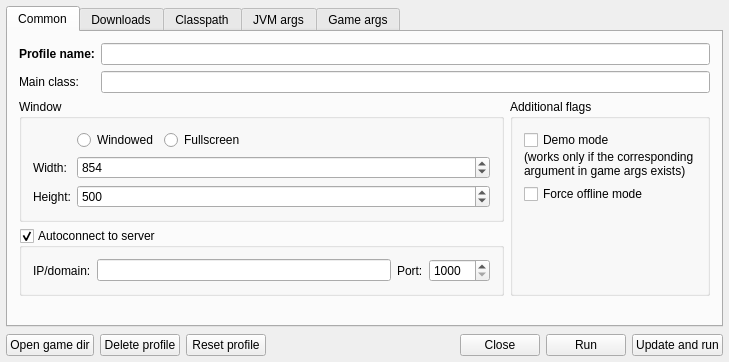
<?xml version="1.0" encoding="UTF-8"?>
<ui version="4.0">
 <class>ProfileForm</class>
 <widget class="Form" name="ProfileForm">
  <property name="geometry">
   <rect>
    <x>0</x>
    <y>0</y>
    <width>729</width>
    <height>362</height>
   </rect>
  </property>
  <property name="windowTitle">
   <string>Profile</string>
  </property>
  <layout class="QVBoxLayout" name="verticalLayout">
   <property name="leftMargin">
    <number>6</number>
   </property>
   <property name="topMargin">
    <number>6</number>
   </property>
   <property name="rightMargin">
    <number>6</number>
   </property>
   <property name="bottomMargin">
    <number>6</number>
   </property>
   <item>
    <widget class="QTabWidget" name="tabWidget">
     <property name="currentIndex">
      <number>0</number>
     </property>
     <widget class="QWidget" name="tab">
      <attribute name="title">
       <string>Common</string>
      </attribute>
      <layout class="QGridLayout" name="gridLayout">
       <item row="3" column="0">
        <spacer name="verticalSpacer_4">
         <property name="orientation">
          <enum>Qt::Vertical</enum>
         </property>
         <property name="sizeHint" stdset="0">
          <size>
           <width>20</width>
           <height>40</height>
          </size>
         </property>
        </spacer>
       </item>
       <item row="1" column="0">
        <widget class="QGroupBox" name="groupBox">
         <property name="title">
          <string>Window</string>
         </property>
         <layout class="QFormLayout" name="formLayout">
          <item row="1" column="1">
           <layout class="QHBoxLayout" name="horizontalLayout_8">
            <item>
             <widget class="QRadioButton" name="rWindowed">
              <property name="text">
               <string>Windowed</string>
              </property>
             </widget>
            </item>
            <item>
             <widget class="QRadioButton" name="rFullscreen">
              <property name="text">
               <string>Fullscreen</string>
              </property>
             </widget>
            </item>
            <item>
             <spacer name="horizontalSpacer">
              <property name="orientation">
               <enum>Qt::Horizontal</enum>
              </property>
              <property name="sizeHint" stdset="0">
               <size>
                <width>40</width>
                <height>20</height>
               </size>
              </property>
             </spacer>
            </item>
           </layout>
          </item>
          <item row="3" column="0">
           <widget class="QLabel" name="label">
            <property name="text">
             <string>Width:</string>
            </property>
           </widget>
          </item>
          <item row="3" column="1">
           <widget class="QSpinBox" name="width">
            <property name="minimum">
             <number>100</number>
            </property>
            <property name="maximum">
             <number>16384</number>
            </property>
            <property name="value">
             <number>854</number>
            </property>
           </widget>
          </item>
          <item row="9" column="0">
           <widget class="QLabel" name="label_2">
            <property name="text">
             <string>Height:</string>
            </property>
           </widget>
          </item>
          <item row="9" column="1">
           <widget class="QSpinBox" name="height">
            <property name="minimum">
             <number>100</number>
            </property>
            <property name="maximum">
             <number>16384</number>
            </property>
            <property name="value">
             <number>500</number>
            </property>
           </widget>
          </item>
         </layout>
        </widget>
       </item>
       <item row="2" column="0">
        <widget class="QGroupBox" name="autoconnect">
         <property name="title">
          <string>Autoconnect to server</string>
         </property>
         <property name="checkable">
          <bool>true</bool>
         </property>
         <layout class="QHBoxLayout" name="horizontalLayout_7">
          <item>
           <widget class="QLabel" name="label_5">
            <property name="text">
             <string>IP/domain:</string>
            </property>
           </widget>
          </item>
          <item>
           <widget class="QLineEdit" name="lineEdit"/>
          </item>
          <item>
           <widget class="QLabel" name="label_6">
            <property name="text">
             <string>Port:</string>
            </property>
           </widget>
          </item>
          <item>
           <widget class="QSpinBox" name="spinBox">
            <property name="minimum">
             <number>1000</number>
            </property>
            <property name="maximum">
             <number>65535</number>
            </property>
           </widget>
          </item>
         </layout>
        </widget>
       </item>
       <item row="1" column="1" rowspan="2">
        <widget class="QGroupBox" name="groupBox_2">
         <property name="maximumSize">
          <size>
           <width>200</width>
           <height>16777215</height>
          </size>
         </property>
         <property name="title">
          <string>Additional flags</string>
         </property>
         <layout class="QVBoxLayout" name="verticalLayout_5">
          <property name="spacing">
           <number>0</number>
          </property>
          <item>
           <widget class="QCheckBox" name="flag_demo">
            <property name="text">
             <string>Demo mode</string>
            </property>
            <property name="tristate">
             <bool>false</bool>
            </property>
           </widget>
          </item>
          <item>
           <widget class="QLabel" name="label_4">
            <property name="text">
             <string>(works only if the corresponding argument in game args exists)</string>
            </property>
            <property name="wordWrap">
             <bool>true</bool>
            </property>
           </widget>
          </item>
          <item>
           <spacer name="verticalSpacer_12">
            <property name="orientation">
             <enum>Qt::Vertical</enum>
            </property>
            <property name="sizeType">
             <enum>QSizePolicy::Fixed</enum>
            </property>
            <property name="sizeHint" stdset="0">
             <size>
              <width>20</width>
              <height>6</height>
             </size>
            </property>
           </spacer>
          </item>
          <item>
           <widget class="QCheckBox" name="checkBox">
            <property name="text">
             <string>Force offline mode</string>
            </property>
           </widget>
          </item>
          <item>
           <spacer name="verticalSpacer_11">
            <property name="orientation">
             <enum>Qt::Vertical</enum>
            </property>
            <property name="sizeHint" stdset="0">
             <size>
              <width>20</width>
              <height>40</height>
             </size>
            </property>
           </spacer>
          </item>
         </layout>
        </widget>
       </item>
       <item row="0" column="0" colspan="2">
        <layout class="QFormLayout" name="formLayout_3">
         <property name="topMargin">
          <number>0</number>
         </property>
         <item row="0" column="0">
          <widget class="QLabel" name="label_3">
           <property name="font">
            <font>
             <weight>75</weight>
             <bold>true</bold>
            </font>
           </property>
           <property name="text">
            <string>Profile name:</string>
           </property>
          </widget>
         </item>
         <item row="0" column="1">
          <widget class="QLineEdit" name="profilename"/>
         </item>
         <item row="1" column="0">
          <widget class="QLabel" name="label_13">
           <property name="text">
            <string>Main class:</string>
           </property>
          </widget>
         </item>
         <item row="1" column="1">
          <widget class="QLineEdit" name="mainClass"/>
         </item>
        </layout>
       </item>
      </layout>
     </widget>
     <widget class="QWidget" name="tab_2">
      <attribute name="title">
       <string>Downloads</string>
      </attribute>
      <layout class="QHBoxLayout" name="horizontalLayout_2">
       <item>
        <widget class="QTreeView" name="dl_tree"/>
       </item>
       <item>
        <layout class="QVBoxLayout" name="verticalLayout_2">
         <item>
          <widget class="QPushButton" name="dl_add">
           <property name="text">
            <string>Add...</string>
           </property>
          </widget>
         </item>
         <item>
          <widget class="QPushButton" name="dl_delete">
           <property name="text">
            <string>Delete</string>
           </property>
          </widget>
         </item>
         <item>
          <widget class="QPushButton" name="pushButton">
           <property name="enabled">
            <bool>false</bool>
           </property>
           <property name="text">
            <string>Show in explorer</string>
           </property>
          </widget>
         </item>
         <item>
          <spacer name="verticalSpacer">
           <property name="orientation">
            <enum>Qt::Vertical</enum>
           </property>
           <property name="sizeHint" stdset="0">
            <size>
             <width>20</width>
             <height>40</height>
            </size>
           </property>
          </spacer>
         </item>
        </layout>
       </item>
      </layout>
     </widget>
     <widget class="QWidget" name="tab_5">
      <attribute name="title">
       <string>Classpath</string>
      </attribute>
      <layout class="QHBoxLayout" name="horizontalLayout_6">
       <item>
        <widget class="QListView" name="cp_list"/>
       </item>
       <item>
        <layout class="QVBoxLayout" name="verticalLayout_6">
         <item>
          <widget class="QPushButton" name="cp_add">
           <property name="text">
            <string>Add</string>
           </property>
          </widget>
         </item>
         <item>
          <widget class="QPushButton" name="cp_choose">
           <property name="text">
            <string>Add file...</string>
           </property>
          </widget>
         </item>
         <item>
          <widget class="QPushButton" name="cp_delete">
           <property name="text">
            <string>Delete</string>
           </property>
          </widget>
         </item>
         <item>
          <spacer name="verticalSpacer_6">
           <property name="orientation">
            <enum>Qt::Vertical</enum>
           </property>
           <property name="sizeHint" stdset="0">
            <size>
             <width>20</width>
             <height>40</height>
            </size>
           </property>
          </spacer>
         </item>
        </layout>
       </item>
      </layout>
     </widget>
     <widget class="QWidget" name="tab_4">
      <attribute name="title">
       <string>JVM args</string>
      </attribute>
      <layout class="QHBoxLayout" name="horizontalLayout_3">
       <item>
        <widget class="QTreeView" name="ja_tree"/>
       </item>
       <item>
        <layout class="QVBoxLayout" name="verticalLayout_3">
         <item>
          <widget class="QPushButton" name="ja_add">
           <property name="text">
            <string>Add</string>
           </property>
          </widget>
         </item>
         <item>
          <widget class="QPushButton" name="ja_delete">
           <property name="text">
            <string>Delete</string>
           </property>
          </widget>
         </item>
         <item>
          <spacer name="verticalSpacer_3">
           <property name="orientation">
            <enum>Qt::Vertical</enum>
           </property>
           <property name="sizeHint" stdset="0">
            <size>
             <width>20</width>
             <height>40</height>
            </size>
           </property>
          </spacer>
         </item>
        </layout>
       </item>
      </layout>
     </widget>
     <widget class="QWidget" name="tab_3">
      <attribute name="title">
       <string>Game args</string>
      </attribute>
      <layout class="QHBoxLayout" name="horizontalLayout_4">
       <item>
        <widget class="QTreeView" name="ga_tree"/>
       </item>
       <item>
        <layout class="QVBoxLayout" name="verticalLayout_4">
         <item>
          <widget class="QPushButton" name="ga_add">
           <property name="text">
            <string>Add</string>
           </property>
          </widget>
         </item>
         <item>
          <widget class="QPushButton" name="ga_delete">
           <property name="text">
            <string>Delete</string>
           </property>
          </widget>
         </item>
         <item>
          <spacer name="verticalSpacer_2">
           <property name="orientation">
            <enum>Qt::Vertical</enum>
           </property>
           <property name="sizeHint" stdset="0">
            <size>
             <width>20</width>
             <height>40</height>
            </size>
           </property>
          </spacer>
         </item>
        </layout>
       </item>
      </layout>
     </widget>
    </widget>
   </item>
   <item>
    <layout class="QHBoxLayout" name="horizontalLayout">
     <property name="topMargin">
      <number>1</number>
     </property>
     <item>
      <widget class="QPushButton" name="openGameDir">
       <property name="text">
        <string>Open game dir</string>
       </property>
      </widget>
     </item>
     <item>
      <widget class="QPushButton" name="deleteProfile">
       <property name="text">
        <string>Delete profile</string>
       </property>
      </widget>
     </item>
     <item>
      <widget class="QPushButton" name="resetProfile">
       <property name="text">
        <string>Reset profile</string>
       </property>
      </widget>
     </item>
     <item>
      <widget class="QDialogButtonBox" name="buttonBox">
       <property name="standardButtons">
        <set>QDialogButtonBox::Close</set>
       </property>
      </widget>
     </item>
     <item>
      <widget class="QPushButton" name="run">
       <property name="text">
        <string>Run</string>
       </property>
      </widget>
     </item>
     <item>
      <widget class="QPushButton" name="updateAndRun">
       <property name="text">
        <string>Update and run</string>
       </property>
      </widget>
     </item>
    </layout>
   </item>
  </layout>
 </widget>
 <layoutdefault spacing="6" margin="11"/>
 <customwidgets>
  <customwidget>
   <class>Form</class>
   <extends>QWidget</extends>
   <header>form.h</header>
   <container>1</container>
  </customwidget>
 </customwidgets>
 <resources/>
 <connections/>
</ui>
